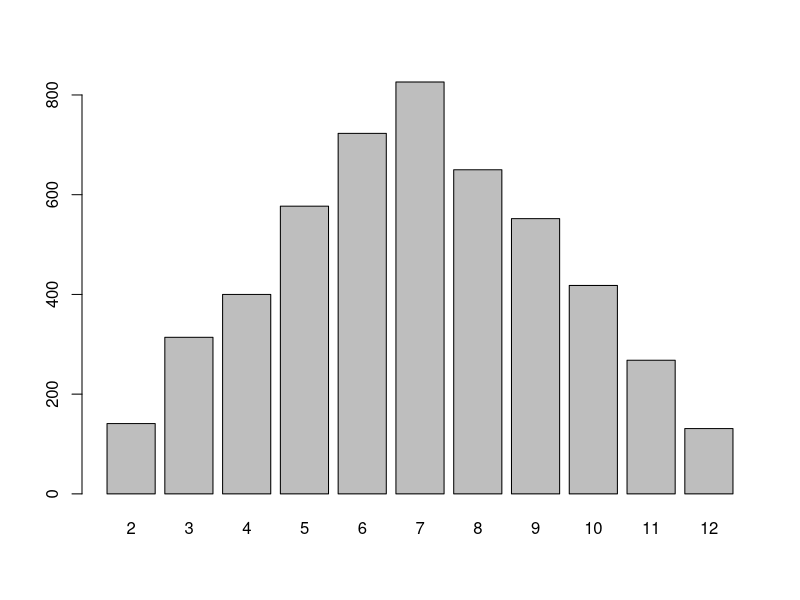

Recreate this plot in R.
# STATS 10 - W22
# Lab 3 Section 3
# Naman Modani

# 3A

## Cases where money is doubled: [8 cases]
## (1, 6), (6, 1), (2, 5), (5, 2), (3, 4), (4, 3), (5, 6), (6, 5)

## Cases where money is lost: [4 cases]
## (1, 1), (1, 2), (2, 1), (6, 6)

## Total cases: [36 cases]
## (1, 1), (1, 2), (1, 3), (1, 4), (1, 5), (1, 6)
## (2, 1), (2, 2), (2, 3), (2, 4), (2, 5), (2, 6)
## (3, 1), (3, 2), (3, 3), (3, 4), (3, 5), (3, 6)
## (4, 1), (4, 2), (4, 3), (4, 4), (4, 5), (4, 6)
## (5, 1), (5, 2), (5, 3), (5, 4), (5, 5), (5, 6)
## (6, 1), (6, 2), (6, 3), (6, 4), (6, 5), (6, 6)

## Therefore, P(doubling money in first round): 8/36 = 2/9
## P(losing money in the first round) = 4/36 = 1/9

# 3B

set.seed(123)
numbers = 1:6
rand_draws = replicate(5000, sample(numbers, 2, replace = TRUE))
crap_sum = colSums(rand_draws)
barplot(table(crap_sum))

# 3C

## Method 1
table(crap_sum)
(826 + 268) / 5000
(141 + 314 + 131) / 5000
## Method 2
mean(crap_sum == 7 | crap_sum == 11)
mean(crap_sum == 2 | crap_sum == 3 | crap_sum == 12)

# 3D

## Since winning money and losing money cannot happen simultaneously for Adam, 
## the aforementioned events are disjoint.

## Two events are independent if P(B|A) = P(B). 
## Here, P(B|A) = 0, while P(B) > 0. Since P(B|A) != P(B), these two events are 
## not independent.

# 3E

## If two events are independent, P(A and B) = P(A) * P(B) 
## P(A and B) = 0
## P(A) * P(B) = 2/9 * 1/9 = 2/81
## P(A and B) != P(A) * P(B)
## Therefore, these two events are not independent.
